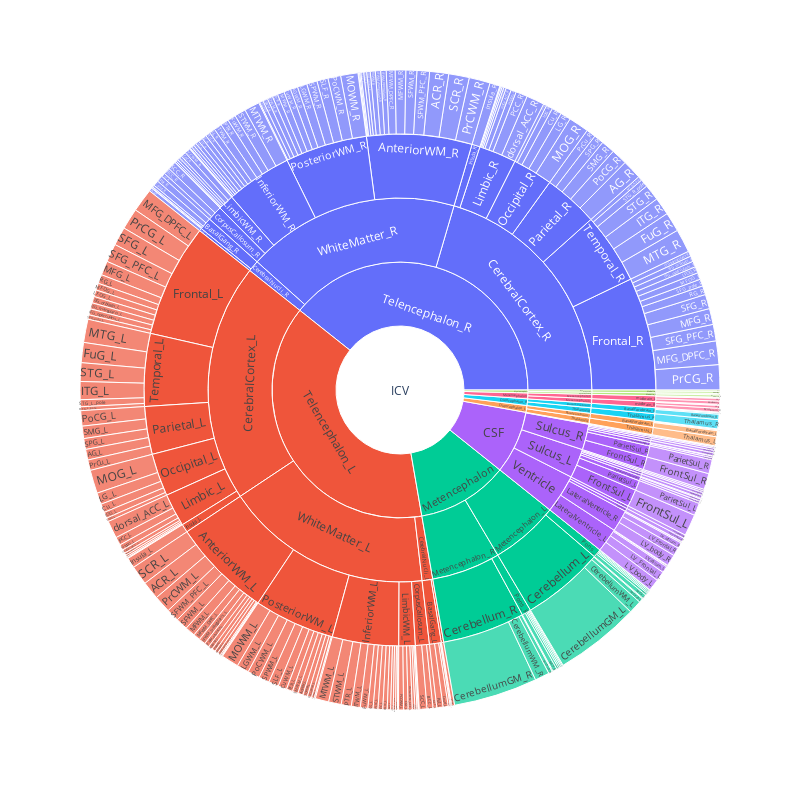

Source (notebook cell):
### Code cell
fig = px.sunburst(subjectData, path=['icv', 'level1', 'level2', 'level3',  'roi'], 
                  values='comp', width=800, height=800)
fig.show()

### Figure 1 — Plotly figure (JSON) as saved in the notebook; plotly's stock layout.template omitted (floating-point values rounded to 4 significant figures; data arrays with more than 128 entries replaced by an {"elided": "..."} marker saying what was removed)
{"data": [{"branchvalues": "total", "domain": {"x": [0, 1], "y": [0, 1]}, "hovertemplate": "labels=%{label}<br>comp=%{value}<br>parent=%{parent}<br>id=%{id}<extra></extra>", "ids": {"elided": "361 str values"}, "labels": {"elided": "361 str values"}, "name": "", "parents": {"elided": "361 str values"}, "type": "sunburst", "values": {"elided": "361 float values"}}], "layout": {"height": 800, "legend": {"tracegroupgap": 0}, "margin": {"t": 60}, "width": 800}}
